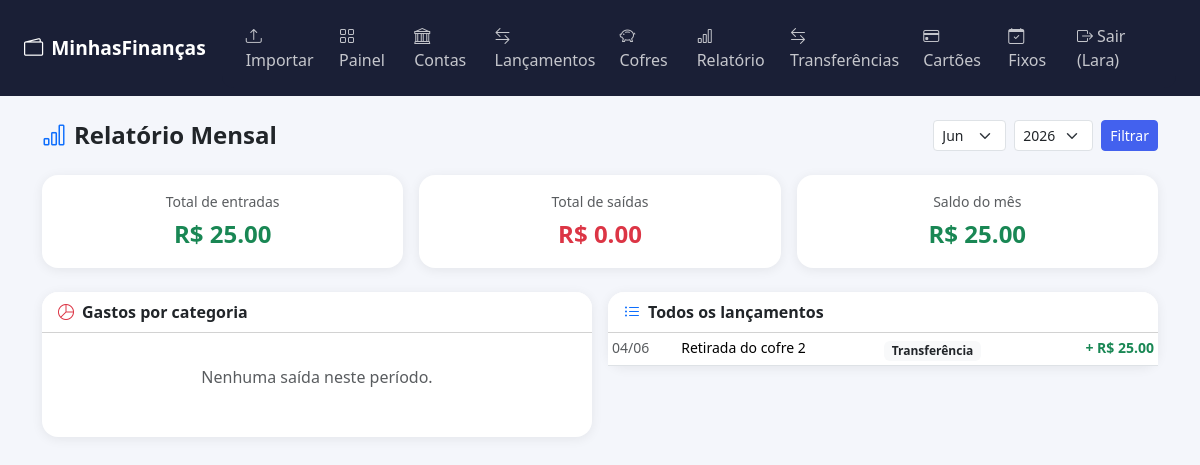
Screenshot of /relatorio (signed in) with the database file from the repository.
### app/models.py (models this page shows, shortened)
class Usuario(UserMixin, db.Model):
    __tablename__ = 'usuarios'
    id = db.Column(db.Integer, primary_key=True)
    nome = db.Column(db.String(100), nullable=False)
    email = db.Column(db.String(150), unique=True, nullable=False)
    senha_hash = db.Column(db.String(256), nullable=False)
    criado_em = db.Column(db.DateTime, default=datetime.utcnow)
    contas = db.relationship('Conta', backref='usuario', lazy=True, cascade='all, delete-orphan')
    lancamentos = db.relationship('Lancamento', backref='usuario', lazy=True, cascade='all, delete-orphan')
    cofres = db.relationship('Cofre', backref='usuario', lazy=True, cascade='all, delete-orphan')
    cartoes = db.relationship('CartaoCredito', backref='usuario', lazy=True, cascade='all, delete-orphan')
    gastos_fixos = db.relationship('GastoFixo', backref='usuario', lazy=True, cascade='all, delete-orphan')
    transferencias = db.relationship('Transferencia', backref='usuario', lazy=True, cascade='all, delete-orphan')

class Lancamento(db.Model):
    __tablename__ = 'lancamentos'
    id = db.Column(db.Integer, primary_key=True)
    descricao = db.Column(db.String(200), nullable=False)
    valor = db.Column(db.Float, nullable=False)
    tipo = db.Column(db.String(10), nullable=False)
    categoria = db.Column(db.String(50), nullable=False)
    data = db.Column(db.Date, nullable=False, default=datetime.utcnow)
    conta_id = db.Column(db.Integer, db.ForeignKey('contas.id'), nullable=False)
    usuario_id = db.Column(db.Integer, db.ForeignKey('usuarios.id'), nullable=False)
    criado_em = db.Column(db.DateTime, default=datetime.utcnow)
    CATEGORIAS_ENTRADA = ['Salário', 'Freela', 'Vendas', 'Presente', 'Outros']
    CATEGORIAS_SAIDA = ['Alimentação', 'Transporte', 'Moradia', 'Saúde', 'Lazer', 'Roupas', 'Educação', 'Transferência para terceiros', 'Outros']

### app/routes.py (the view)
@main.route('/relatorio')
@login_required
def relatorio():
    mes = request.args.get('mes', date.today().month, type=int)
    ano = request.args.get('ano', date.today().year, type=int)
    lancamentos = Lancamento.query.filter_by(usuario_id=current_user.id).filter(
        db.extract('month', Lancamento.data) == mes,
        db.extract('year', Lancamento.data) == ano
    ).all()
    entradas = [l for l in lancamentos if l.tipo == 'entrada']
    saidas = [l for l in lancamentos if l.tipo == 'saida']
    por_categoria = {}
    for l in saidas:
        por_categoria[l.categoria] = por_categoria.get(l.categoria, 0) + l.valor
    total_entradas = sum(l.valor for l in entradas)
    total_saidas = sum(l.valor for l in saidas)
    return render_template('relatorio.html',
        mes=mes, ano=ano,
        entradas=entradas, saidas=saidas,
        total_entradas=total_entradas,
        total_saidas=total_saidas,
        por_categoria=por_categoria
    )

### app/models.py (called while the page is built)
@login_manager.user_loader
def load_user(user_id):
    return Usuario.query.get(int(user_id))

### app/templates/relatorio.html (shortened to what this page needs)
{% extends 'base.html' %}
{% block content %}
<div class="d-flex justify-content-between align-items-center mb-4">
  <h4 class="fw-bold mb-0"><i class="bi bi-bar-chart me-2 text-primary"></i>Relatório Mensal</h4>
  <form class="d-flex gap-2 align-items-center" method="GET">
    <select name="mes" class="form-select form-select-sm" style="width:auto;">
      {% for m in range(1,13) %}
      <option value="{{ m }}" {{ 'selected' if m == mes }}>
        {{ ['Jan','Fev','Mar','Abr','Mai','Jun','Jul','Ago','Set','Out','Nov','Dez'][m-1] }}
      </option>
      {% endfor %}
    </select>
    <select name="ano" class="form-select form-select-sm" style="width:auto;">
      {% for a in range(2024, 2028) %}
      <option value="{{ a }}" {{ 'selected' if a == ano }}>{{ a }}</option>
      {% endfor %}
    </select>
    <button type="submit" class="btn btn-sm btn-primary">Filtrar</button>
  </form>
</div>
<div class="row g-3 mb-4">
  <div class="col-md-4">
    <div class="card text-center p-3">
      <div class="text-muted small mb-1">Total de entradas</div>
      <div class="fs-4 fw-bold text-success">R$ {{ "%.2f"|format(total_entradas) }}</div>
    </div>
  </div>
  <div class="col-md-4">
    <div class="card text-center p-3">
      <div class="text-muted small mb-1">Total de saídas</div>
      <div class="fs-4 fw-bold text-danger">R$ {{ "%.2f"|format(total_saidas) }}</div>
    </div>
  </div>
  <div class="col-md-4">
    <div class="card text-center p-3">
      <div class="text-muted small mb-1">Saldo do mês</div>
      {% set saldo_mes = total_entradas - total_saidas %}
      <div class="fs-4 fw-bold text-{{ 'success' if saldo_mes >= 0 else 'danger' }}">
        R$ {{ "%.2f"|format(saldo_mes) }}
      </div>
    </div>
  </div>
</div>
<div class="row g-3">
  <div class="col-md-6">
    <div class="card">
      <div class="card-header bg-white fw-semibold">
        <i class="bi bi-pie-chart me-2 text-danger"></i>Gastos por categoria
      </div>
      <div class="card-body">
        {% if por_categoria %}
          {% for cat, valor in por_categoria.items()|sort(attribute='1', reverse=True) %}
          {% set pct = ((valor / total_saidas) * 100)|int if total_saidas > 0 else 0 %}
          <div class="mb-3">
            <div class="d-flex justify-content-between mb-1">
              <span class="small fw-semibold">{{ cat }}</span>
              <span class="small text-muted">R$ {{ "%.2f"|format(valor) }} ({{ pct }}%)</span>
            </div>
            <div class="progress" style="height:8px;">
              <div class="progress-bar bg-danger" style="width:{{ pct }}%"></div>
            </div>
          </div>
          {% endfor %}
        {% else %}
          <p class="text-muted text-center py-3">Nenhuma saída neste período.</p>
        {% endif %}
      </div>
    </div>
  </div>
  <div class="col-md-6">
    <div class="card">
      <div class="card-header bg-white fw-semibold">
        <i class="bi bi-list-ul me-2 text-primary"></i>Todos os lançamentos
      </div>
      <div class="card-body p-0">
        {% if entradas or saidas %}
        <div style="max-height:400px;overflow-y:auto;">
          <table class="table table-sm table-hover mb-0">
            <tbody>
              {% for l in (entradas + saidas)|sort(attribute='data', reverse=True) %}
              <tr>
                <td class="text-muted small">{{ l.data.strftime('%d/%m') }}</td>
                <td class="small">{{ l.descricao }}</td>
                <td>
                  <span class="badge bg-light text-dark small">{{ l.categoria }}</span>
                </td>
                <td class="text-end fw-bold small text-{{ 'success' if l.tipo == 'entrada' else 'danger' }}">
                  {{ '+' if l.tipo == 'entrada' else '-' }} R$ {{ "%.2f"|format(l.valor) }}
                </td>
              </tr>
              {% endfor %}
            </tbody>
          </table>
        </div>
        {% else %}
          <p class="text-muted text-center py-3">Nenhum lançamento neste período.</p>
        {% endif %}
      </div>
    </div>
  </div>
</div>
{% endblock %}

### app/templates/base.html (shortened to what this page needs)
<!DOCTYPE html>
<html lang="pt-BR">
<head>
  <link href="https://cdn.jsdelivr.net/npm/bootstrap@5.3.3/dist/css/bootstrap.min.css" rel="stylesheet">
  <link href="https://cdn.jsdelivr.net/npm/bootstrap-icons@1.11.3/font/bootstrap-icons.css" rel="stylesheet">
</head>
<body>
<nav class="navbar navbar-expand-lg">
  <div class="container-fluid px-4">
    <a class="navbar-brand" href="{{ url_for('main.dashboard') }}">
      <i class="bi bi-wallet2 me-2"></i>MinhasFinanças
    </a>
    <div class="collapse navbar-collapse" id="navMenu">
      {% if current_user.is_authenticated %}
      <ul class="navbar-nav ms-auto align-items-center gap-2">
        <li class="nav-item">
          <a class="nav-link" href="{{ url_for('main.importar') }}">
            <i class="bi bi-upload me-1"></i>Importar
          </a>
        </li>
        <li class="nav-item">
          <a class="nav-link" href="{{ url_for('main.dashboard') }}">
            <i class="bi bi-grid me-1"></i>Painel
          </a>
        </li>
        <li class="nav-item">
          <a class="nav-link" href="{{ url_for('main.contas') }}">
            <i class="bi bi-bank me-1"></i>Contas
          </a>
        </li>
        <li class="nav-item">
          <a class="nav-link" href="{{ url_for('main.lancamentos') }}">
            <i class="bi bi-arrow-left-right me-1"></i>Lançamentos
          </a>
        </li>
        <li class="nav-item">
          <a class="nav-link" href="{{ url_for('main.cofres') }}">
            <i class="bi bi-piggy-bank me-1"></i>Cofres
          </a>
        </li>
         <li class="nav-item">
          <a class="nav-link" href="{{ url_for('main.relatorio') }}">
            <i class="bi bi-bar-chart me-1"></i>Relatório
          </a>
        </li>
        <li class="nav-item">
          <a class="nav-link" href="{{ url_for('main.transferencias') }}">
            <i class="bi bi-arrow-left-right me-1"></i>Transferências
          </a>
        </li>
        <li class="nav-item">
          <a class="nav-link" href="{{ url_for('main.cartoes') }}">
            <i class="bi bi-credit-card me-1"></i>Cartões
          </a>
        </li>
        <li class="nav-item">
          <a class="nav-link" href="{{ url_for('main.gastos_fixos') }}">
            <i class="bi bi-calendar-check me-1"></i>Fixos
          </a>
        </li>
        <li class="nav-item">
          <a class="nav-link" href="{{ url_for('auth.logout') }}">
            <i class="bi bi-box-arrow-right me-1"></i>Sair ({{ current_user.nome.split()[0] }})
          </a>
        </li>
      </ul>
      {% endif %}
    </div>
  </div>
</nav>
<div class="container py-4">
  {% block content %}{% endblock %}
</div>
</body>
</html>

### app/templates/base.html (style rules this page uses)
body { background: #f4f6fb; font-family: 'Segoe UI', sans-serif; }
.navbar-collapse { background: #1a1f36; padding: 0.5rem 1rem; border-radius: 0 0 12px 12px; }
.navbar { background: #1a1f36 !important; }
.navbar-brand { font-weight: 700; color: #fff !important; font-size: 1.2rem; }
.nav-link { color: rgba(255,255,255,0.75) !important; }
.card { border: none; border-radius: 16px; box-shadow: 0 2px 12px rgba(0,0,0,0.07); }
.card-header { border-radius: 16px 16px 0 0 !important; font-weight: 600; }
.btn-primary { background: #4361ee; border-color: #4361ee; }

### rows the page displays
Usuario: nome "Lara"
Lancamento: data "04/06", descricao "Retirada do cofre 2", categoria "Transferência", tipo "+", valor "25.00"

### other values shown
{{ "%.2f"|format(total_entradas) }} "25.00"
{{ "%.2f"|format(total_saidas) }} "0.00"
{{ "%.2f"|format(saldo_mes) }} "25.00"
form field mes "Jun"
form field ano "2026"
